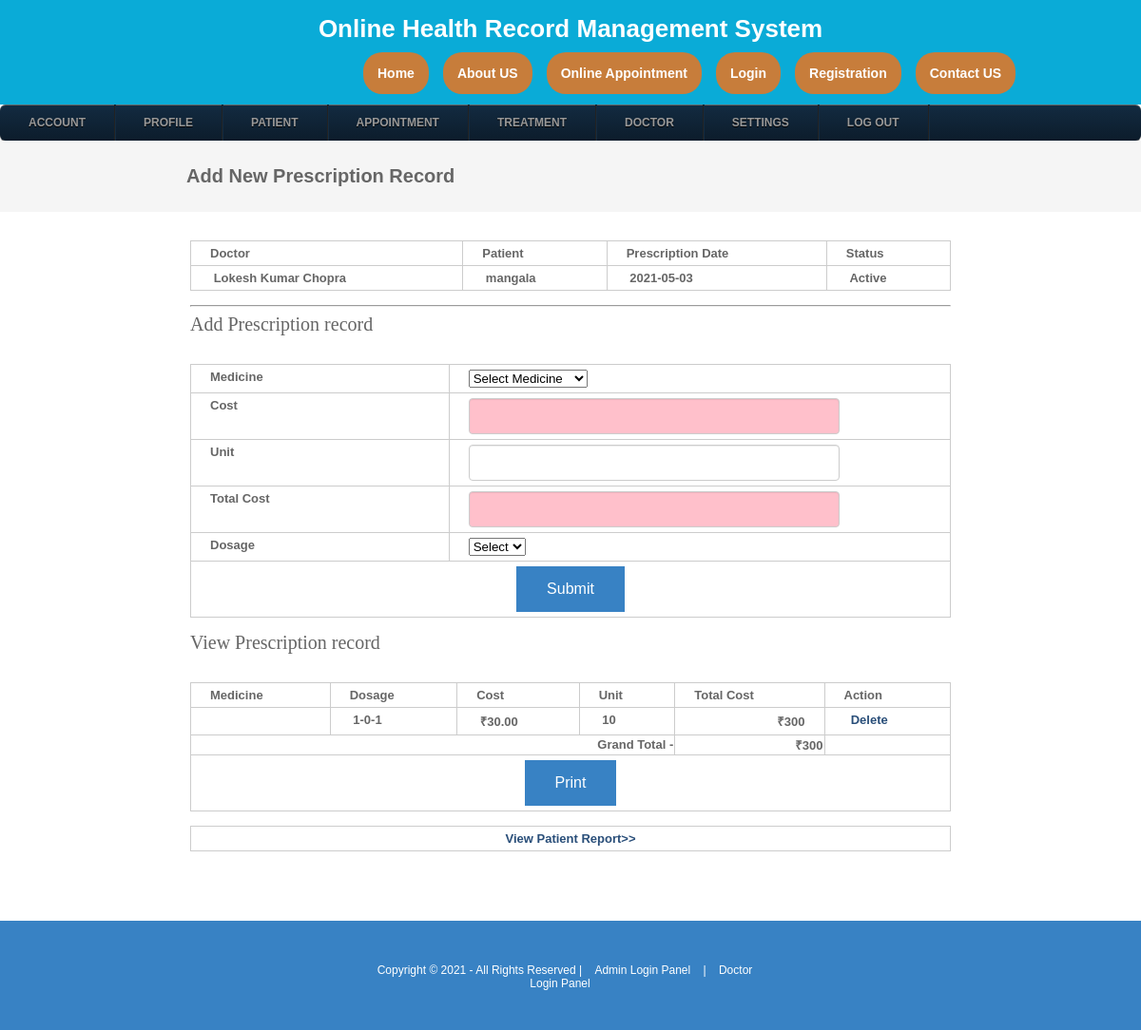
Screenshot of /prescriptionrecord.php?prescriptionid=15&patientid=7 (signed in) with the database file from the repository.
### tables this page shows
CREATE TABLE `prescription` (
  `prescriptionid` int(10) NOT NULL,
  `treatment_records_id` int(10) NOT NULL,
  `doctorid` int(10) NOT NULL,
  `patientid` int(10) NOT NULL,
  `delivery_type` varchar(10) NOT NULL COMMENT 'Delivered through appointment or online order',
  `delivery_id` int(10) NOT NULL COMMENT 'appointmentid or orderid',
  `prescriptiondate` date NOT NULL,
  `status` varchar(10) NOT NULL,
  `appointmentid` int(10) NOT NULL
);

CREATE TABLE `doctor` (
  `doctorid` int(10) NOT NULL,
  `doctorname` varchar(50) NOT NULL,
  `mobileno` varchar(15) NOT NULL,
  `departmentid` int(10) NOT NULL,
  `loginid` varchar(25) NOT NULL,
  `password` varchar(25) NOT NULL,
  `status` varchar(10) NOT NULL,
  `education` varchar(25) NOT NULL,
  `experience` float(11,1) NOT NULL,
  `consultancy_charge` float(10,2) NOT NULL
);

CREATE TABLE `patient` (
  `patientid` int(10) NOT NULL,
  `patientname` varchar(50) NOT NULL,
  `admissiondate` date NOT NULL,
  `admissiontime` time NOT NULL,
  `address` varchar(250) NOT NULL,
  `mobileno` varchar(15) NOT NULL,
  `city` varchar(25) NOT NULL,
  `pincode` varchar(20) NOT NULL,
  `loginid` varchar(50) NOT NULL,
  `password` varchar(25) NOT NULL,
  `bloodgroup` varchar(20) NOT NULL,
  `gender` varchar(10) NOT NULL,
  `dob` date NOT NULL,
  `status` varchar(10) NOT NULL
);

CREATE TABLE `prescription_records` (
  `prescription_record_id` int(10) NOT NULL,
  `prescription_id` int(10) NOT NULL,
  `medicine_name` varchar(25) NOT NULL,
  `cost` float(10,2) NOT NULL,
  `unit` int(10) NOT NULL,
  `dosage` varchar(25) NOT NULL,
  `status` varchar(10) NOT NULL
);

### prescriptionrecord.php (the view, shortened to what this page needs)
<?php
include("header.php");
include("dbconnection.php");
?>
<div class="wrapper col2">
  <div id="breadcrumb">
    <ul>
      <li class="first">Add New Prescription Record</li></ul>
  </div>
</div>
<div class="wrapper col4">
  <div id="container">
 <table width="200" border="3">
      <tbody>
        <tr>
          <td><strong>Doctor</strong></td>
          <td><strong>Patient</strong></td>
          <td><strong>Prescription Date</strong></td>
          <td><strong>Status</strong></td>
        </tr>
          <?php
		$sql ="SELECT * FROM prescription WHERE prescriptionid='$_GET[prescriptionid]'";
		$qsql = mysqli_query($con,$sql);
		while($rs = mysqli_fetch_array($qsql))
		{
			$sqlpatient = "SELECT * FROM patient WHERE patientid='$rs[patientid]'";
			$qsqlpatient = mysqli_query($con,$sqlpatient);
			$rspatient = mysqli_fetch_array($qsqlpatient);
		$sqldoctor = "SELECT * FROM doctor WHERE doctorid='$rs[doctorid]'";
			$qsqldoctor = mysqli_query($con,$sqldoctor);
			$rsdoctor = mysqli_fetch_array($qsqldoctor);
        echo "<tr>
          <td>&nbsp;$rsdoctor[doctorname]</td>
          <td>&nbsp;$rspatient[patientname]</td>
		   <td>&nbsp;$rs[prescriptiondate]</td>
		<td>&nbsp;$rs[status]</td>
        </tr>";
		}
		?>
      </tbody>
    </table>
	<hr>
  <h1>Add Prescription record</h1>
           <?php
			if(!isset($_SESSION[patientid]))
			{
		  ?>
<form method="post" action="" name="frmpresrecord" onSubmit="return validateform()">
    <table width="200" border="3">
      <tbody>
        <tr>
          <td width="34%">Medicine</td>
          <td width="66%">
		  <select name="medicineid" id="medicineid" onchange="loadmedicine(this.value)">
		  <option value="">Select Medicine</option>
		  </select>
		  </td>
        </tr>
        <tr>
          <td>Cost</td>
          <td><input type="text" name="cost" id="cost" value="<?php echo $rsedit[cost]; ?>" readonly style="background-color:pink;" /></td>
        </tr>
        <tr>
          <td>Unit</td>
          <td><input type="number" min="1" name="unit" id="unit" value="<?php echo $rsedit[unit]; ?>" onkeyup="calctotalcost(cost.value,this.value)" onchange="" /></td>
        </tr>
        <tr>
          <td>Total Cost</td>
          <td><input type="text" name="totcost" id="totcost" value="<?php echo $rsedit[cost]; ?>" readonly style="background-color:pink;" /></td>
        </tr>
        <tr>
          <td>Dosage</td>
          <td><select name="select2" id="select2">
           <option value="">Select</option>
          </select></td>
        </tr>
        <tr>
          <td colspan="2" align="center"><input type="submit" name="submit" id="submit" value="Submit" /> </td>
        </tr>
      </tbody>
    </table>
    </form>
    <?php
			}
		?>
  <h1>View Prescription record</h1>
    <table width="200" border="3">
      <tbody>
        <tr>
          <td><strong>Medicine</strong></td>
          <td><strong>Dosage</strong></td>
          <td><strong>Cost</strong></td>
          <td><strong>Unit</strong></td>
          <td><strong>Total Cost</strong></td>
                    <?php
			if(!isset($_SESSION[patientid]))
			{
		  ?>
          <td><strong>Action</strong></td>
          <?php
			}
			?>
        </tr>
         <?php
		 $gtotal=0;
		$sql ="SELECT * FROM prescription_records LEFT JOIN medicine on prescription_records.medicine_name=medicine.medicineid WHERE prescription_id='$_GET[prescriptionid]'";
		$qsql = mysqli_query($con,$sql);
		while($rs = mysqli_fetch_array($qsql))
		{
        echo "<tr>
          <td>&nbsp;$rs[medicinename]</td>
		    <td>&nbsp;$rs[dosage]</td>
          <td>&nbsp;₹$rs[cost]</td>
		   <td>&nbsp;$rs[unit]</td>
		   <td  align='right'>₹" . $rs[cost] * $rs[unit] . "</td>";
			if(!isset($_SESSION[patientid]))
			{
			 echo " <td>&nbsp; <a href='prescriptionrecord.php?delid=$rs[prescription_record_id]&prescriptionid=$_GET[prescriptionid]'>Delete</a> </td>";
			}
		echo "</tr>";
		$gtotal = $gtotal+($rs[cost] * $rs[unit]);
		}
		?>
        <tr>
          <th colspan="4" align="right">Grand Total - </th>
		  <th align="right">₹<?php echo $gtotal; ?></th>
		  <td></td>
          </tr>
        <tr>
          <td colspan="6"><div align="center">
            <input type="submit" name="print" id="print" value="Print" onclick="myFunction()"/>
          </div></td>
          </tr>
      </tbody>
    </table>
	<table>
	<tr><td>
	 <center><a href='patientreport.php?patientid=<?php echo $_GET[patientid]; ?>&appointmentid=<?php echo $_GET[appid]; ?>'><strong>View Patient Report>></strong></a></center>
	</td></tr>
	</table>
    <p>&nbsp;</p>
  </div>
</div>
<?php
include("footer.php");
?>

### layout/styles/layout.css (style rules this page uses)
html { overflow-y:scroll; }
body { margin:0; padding:0; font-size:13px; font-family:verdana, Arial, Helvetica, sans-serif; }
a { outline:none; text-decoration:none; }
div.wrapper { display:block; width:100%; margin:0; text-align:left; }
.col2 { color:#666666; background-color:#F5F5F5; }
.col3, .col4 { color:#666666; background-color:#FFFFFF; }
#head, #gallery, #breadcrumb, #container, #footer { display:block; position:relative; padding: 0; margin:0 auto; }
#breadcrumb { padding: 26px 196px; font-size: 20px; font-weight: bold; }
#breadcrumb ul { margin:0; padding:0; list-style:none; }
#breadcrumb ul li { display:inline; }
#breadcrumb ul li.first { font-weight:bold; font-size: 20px; }
#container { padding: 30px 200px; }
#container h1, #container h2, #container h3, #container h4, #container h5, #container h6 { margin:0 0 15px 0; padding:0 0 15px 0; line-height:normal; font-weight:normal; font-size:20px; font-family:Georgia, "Times New Roman", Times, serif; }
#container a { color:#294E79; background-color:#FFFFFF; }

### layout/styles/forms.css (style rules this page uses)
form, fieldset, legend { margin:0; padding:0; border:none; }

### layout/styles/tables.css (style rules this page uses)
table { width:100%; border-collapse:collapse; table-layout:auto; vertical-align:top; margin-bottom:15px; border:1px solid #CCCCCC; }
table tbody td { vertical-align:top; border-collapse:collapse; border-left:1px solid #CCCCCC; border-right:1px solid #CCCCCC; border-top:1px solid #CCCCCC; }
table thead th, table tbody td { padding:5px 20px; border-collapse:collapse; font-weight: bold; }

### header.php (style rules this page uses)
input[type=submit] { background-color: #3882C4; border: none; cursor:pointer; color: white; padding: 15px 32px; text-align: center; text-decoration: none; display: inline-block; font-size: 16px; }
input[type=text] { display: block; width: 75%; height: 24px; padding: 6px 12px; font-size: 14px; line-height: 1.42857143; color: #555; background-color: #fff; background-image: none; border: 1px solid #ccc; border-radius: 4px; -webkit-box-shadow: inset 0 1px 1px rgba(0,0,0,.075); box-shadow: inset 0 1px 1px rgba(0,0,0,.075); -webkit-transition: border-color ease-in-out .15s,-webkit-box-shadow ease-in-out .15s; -o-transition: border-color ease-in-out .15s,box-shadow ease-in-out .15s; transition: border-color ease-in-out .15s,box-shadow ease-in-out .15s; }
input[type=number] { display: block; width: 75%; height: 24px; padding: 6px 12px; font-size: 14px; line-height: 1.42857143; color: #555; background-color: #fff; background-image: none; border: 1px solid #ccc; border-radius: 4px; -webkit-box-shadow: inset 0 1px 1px rgba(0,0,0,.075); box-shadow: inset 0 1px 1px rgba(0,0,0,.075); -webkit-transition: border-color ease-in-out .15s,-webkit-box-shadow ease-in-out .15s; -o-transition: border-color ease-in-out .15s,box-shadow ease-in-out .15s; transition: border-color ease-in-out .15s,box-shadow ease-in-out .15s; }

### rows the page displays
prescription: doctorid.doctorname "Lokesh Kumar Chopra", patientid.patientname "mangala", prescriptiondate "2021-05-03", status "Active"
prescription_records: dosage "1-0-1", cost "30.00", unit "10", $rs[cost] * $rs[unit] "300"

### other values shown
$gtotal "300"
